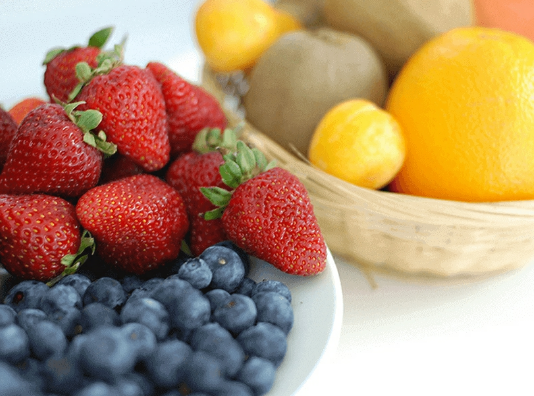
#> input picture 16-03-2022/pythonProject/img/frutas.png, 534 x 396 px
$ python escala_cinza.py
#> lines starting #> are read from the running program, lines starting #| are printed output that depends on the picture
import cv2
from cv2 import COLOR_BGR2GRAY

img = cv2.imread("img/frutas.png")
#> img is the input picture: shape (396, 534, 3); mean B, G, R 112.4, 144.3, 176.4
cv2.imshow("frutas", img)

img_cinza = cv2.cvtColor(img, COLOR_BGR2GRAY)
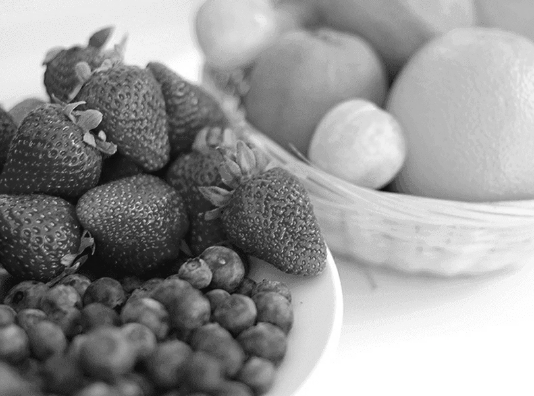
#> img_cinza: shape (396, 534); min 9, max 255, mean 150.3
cv2.imshow("imagem cinza",img_cinza)
cv2.waitKey()

$ run again, with 16-03-2022/pythonProject/img/arena.png copied over 16-03-2022/pythonProject/img/frutas.png
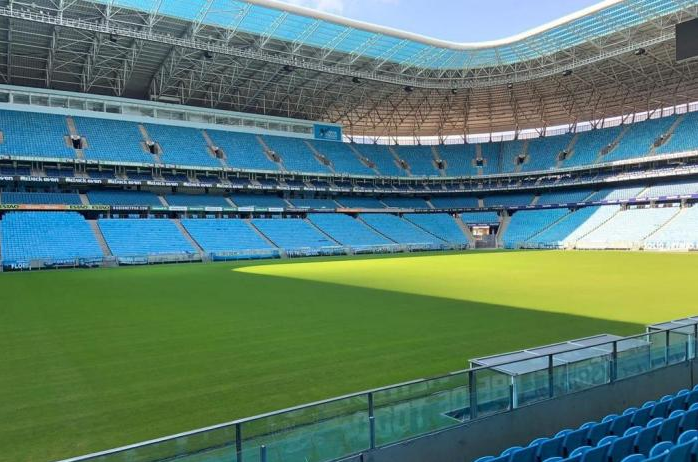
#> input picture 16-03-2022/pythonProject/img/arena.png, 698 x 462 px
#> img is the input picture: shape (462, 698, 3); mean B, G, R 111.3, 124.7, 90.2
#> `img_cinza = cv2.cvtColor(img, COLOR_BGR2GRAY)`:
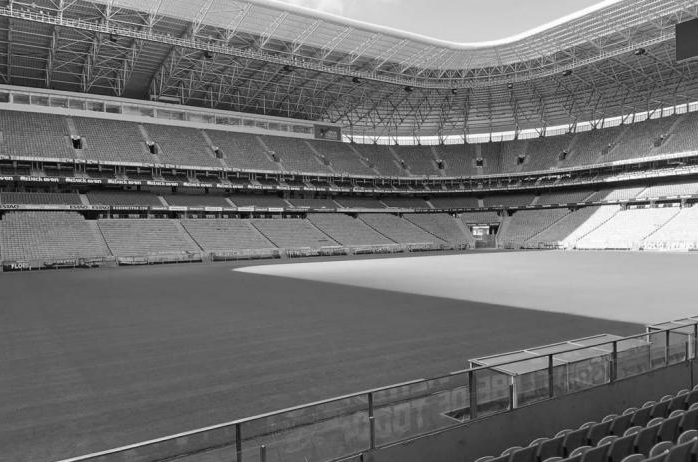
#> img_cinza: shape (462, 698); min 1, max 255, mean 112.8
